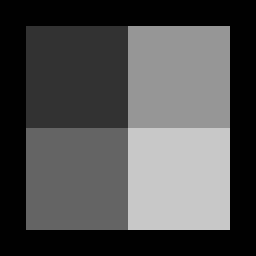
#> input picture Bachelor's/Year IV/Image Processing/Lab/Lab_5/tst1.bmp, 128 x 128 px (shown 2 times larger)
$ python 2.py
#> lines starting #> are read from the running program, lines starting #| are printed output that depends on the picture
#%%
import numpy as np
import matplotlib.pyplot as plt
from skimage import io, color, util
plt.close('all')

img = io.imread('tst1.bmp')
#> img is the input picture: shape (128, 128, 3); min 1, max 200, mean 79.7
img = color.rgb2gray(img)
#> img: shape (128, 128) float64

# hist1, _ = np.histogram(img, range = (0, 256))
# plt.figure(figsize = (10, 10)), plt.plot(hist1)

img = util.random_noise(img, mean = 0, var = (10/255) ** 2)
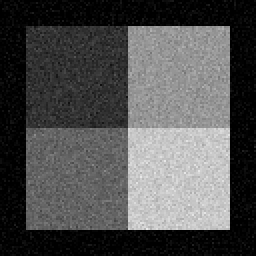
#> img: shape (128, 128) float64 (shown 2 times larger); min 0, max 0.918, mean 0.317
img = (img * 255).astype(int)
plt.figure(), plt.imshow(img, cmap = 'gray'), plt.colorbar()

# hist, _ = np.histogram(img, range = (0, 256))
# plt.figure(figsize = (10, 10)), plt.plot(hist)

img_labels = np.zeros(img.shape)
img_labels[np.logical_and(img > 25, img <= 75)] = 1
img_labels[np.logical_and(img > 75, img <= 125)] = 2
img_labels[np.logical_and(img > 125, img <= 175)] = 3
img_labels[img > 175] = 4

plt.figure(), plt.imshow(img_labels, cmap = 'jet', vmin = 0, vmax = 4), plt.colorbar()

h, w = img.shape
#> h = 128; w = 128
img_f = img_labels.copy()
window_size = 3
border = window_size // 2
for i in range(border, h - border):
    for j in range(border, w - border):
        V = img_labels[i - border:i + border + 1, j - border:j + border + 1]
        V = np.sort(V, axis = None)
        img_f[i, j] = V[4]
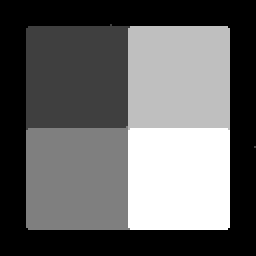
#> img_f: shape (128, 128) float64 (shown 2 times larger); min 0, max 4, mean 1.59; drawn with min black and max white

plt.figure(), plt.imshow(img_f, cmap = 'jet', vmin = 0, vmax = 4), plt.colorbar()

mask = np.ones([3, 3]) / 9
img_f = img.copy()
for i in range(border, h - border):
    for j in range(border, w - border):
        V = img[i - border:i + border + 1, j - border:j + border + 1]
        V = V * mask
        img_f[i, j] = np.sum(V)
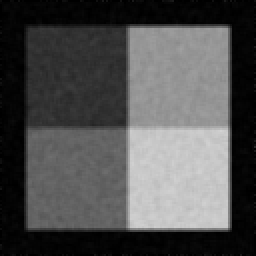
#> img_f: shape (128, 128) int64 (shown 2 times larger); min 0, max 211, mean 80.1

plt.figure(), plt.imshow(img_f, cmap='gray'), plt.colorbar()

hist2, _ = np.histogram(img_f,  bins = 256, range = (0, 256))
#> hist2 = 256 values, max 1016 at index 4, min 0 at index 120, mean 64
plt.figure(figsize = (10, 10)), plt.plot(hist2)

img_labels = np.zeros(img_f.shape)
img_labels[np.logical_and(img_f > 25, img_f <= 75)] = 1
img_labels[np.logical_and(img_f > 75, img_f <= 125)] = 2
img_labels[np.logical_and(img_f > 125, img_f <= 175)] = 3
img_labels[img_f > 175] = 4

plt.figure(), plt.imshow(img_labels, cmap = 'jet', vmin = 0, vmax = 4), plt.colorbar()
# %%
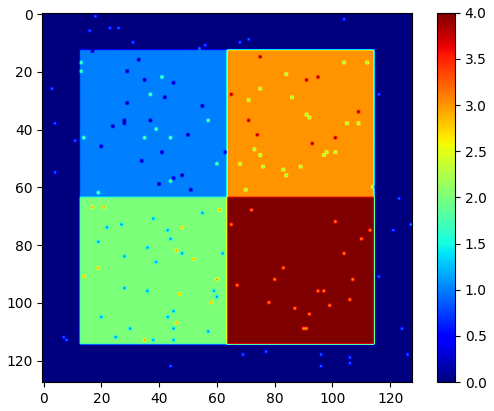
#> figure drawn by matplotlib, 2 panels
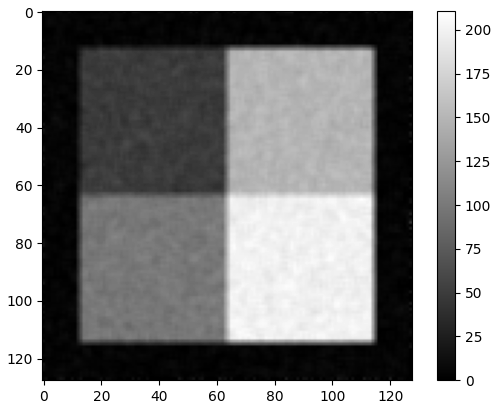
#> figure drawn by matplotlib, 2 panels
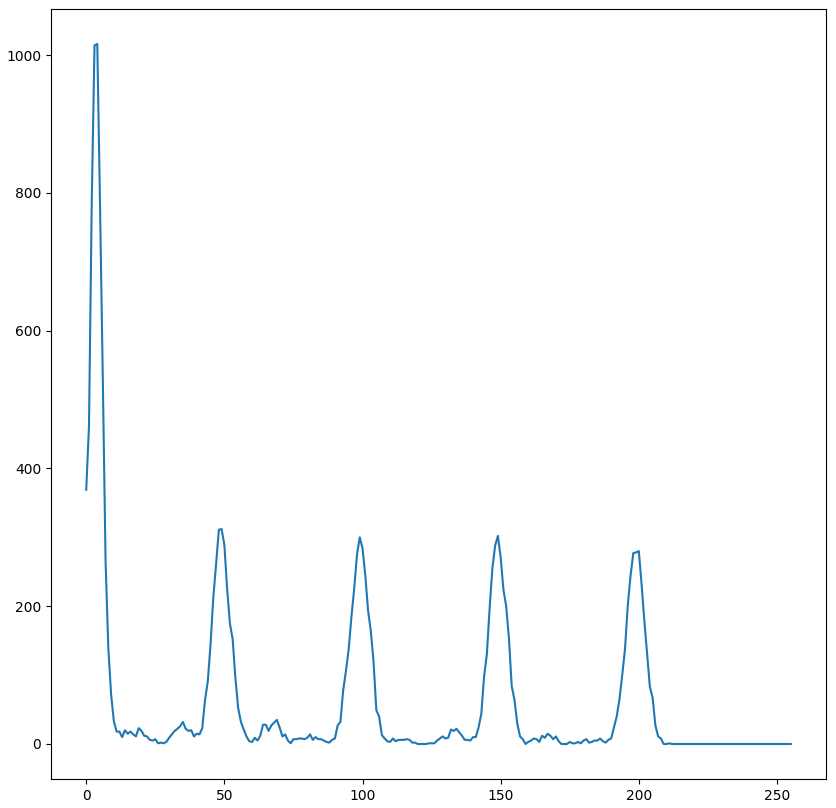
#> figure drawn by matplotlib, 1 panel; curve peaks at x = 4, y = 1016
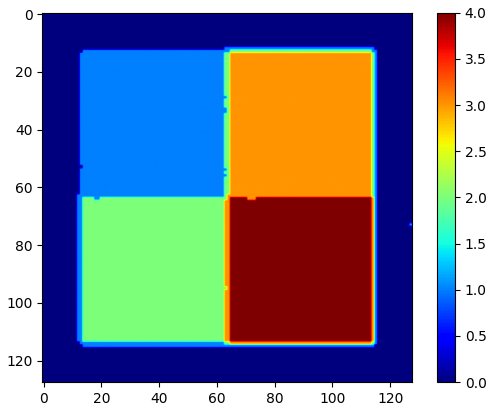
#> figure drawn by matplotlib, 2 panels

$ run again, with Bachelor's/Year IV/Image Processing/Lab/Lab_5/tst2.bmp copied over Bachelor's/Year IV/Image Processing/Lab/Lab_5/tst1.bmp
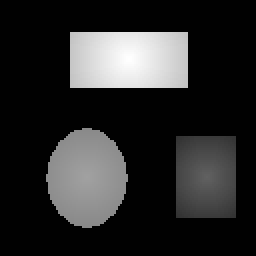
#> input picture Bachelor's/Year IV/Image Processing/Lab/Lab_5/tst2.bmp, 128 x 128 px (shown 2 times larger)
#> img is the input picture: shape (128, 128, 3); min 1, max 255, mean 42.3
#> after the loop `for i in range(border, h - border):`:
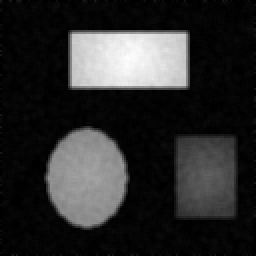
#> img_f: shape (128, 128) int64 (shown 2 times larger); min 0, max 254, mean 44
#> hist2 = 256 values, max 2127 at index 3, min 0 at index 102, mean 64
#> `# %%`:
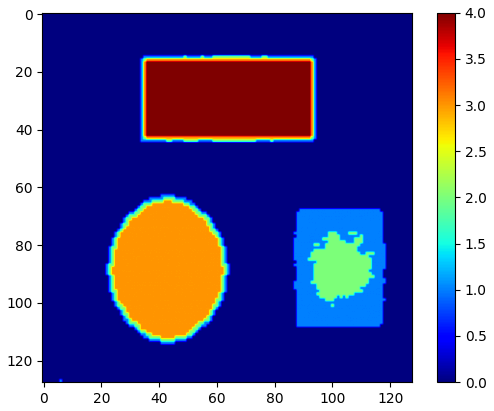
#> figure drawn by matplotlib, 2 panels
